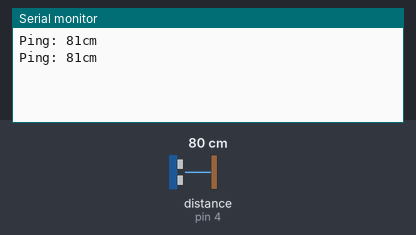
Recording of a sketch running on a simulated Arduino Uno, built with avr-gcc and run on an emulated ATmega328P. Parts: the last lines printed to the serial monitor. Inputs (shaded band) come from the test bench; at power-on: distance to the obstacle (sensor on pin 4) 80 cm. The echo pulse lasts 58.3 µs per cm.

Above: at 2.8 s.
2.9 s: distance to the obstacle (sensor on pin 4) set to 2 cm
At 3.8 s:
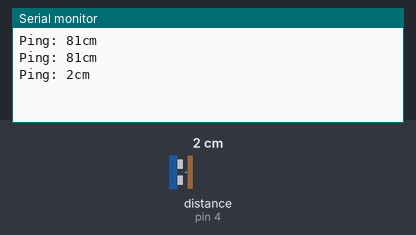
4.4 s: distance to the obstacle (sensor on pin 4) set to 4 cm
At 5.8 s:
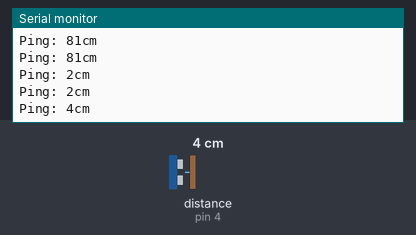
Timing chart, 0 to 7.4 s (numbered marks = the images above; inputs shaded):
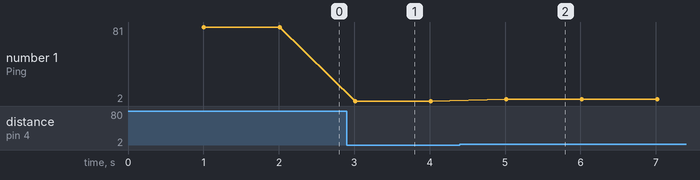

Measured:
- after the input at 2.9 s, the serial monitor: prints a new line after 0.11 s (image 1)
- after the input at 4.4 s, the serial monitor: prints a new line after 0.61 s (image 2)
- plotted number 1: 81 → 2 after the input at 2.9 s, 2 → 4 after the input at 4.4 s

The sketch:

sketch_feb06a.ino
```cpp
#include <NewPing.h>
#define TRIGGER_PIN  5  // Arduino pin tied to trigger pin on the ultrasonic sensor.
#define ECHO_PIN     4  // Arduino pin tied to echo pin on the ultrasonic sensor.
#define MAX_DISTANCE 200 // Maximum distance we want to ping for (in centimeters). Maximum sensor distance is rated at 400-500cm.

NewPing sonar(TRIGGER_PIN, ECHO_PIN, MAX_DISTANCE); // NewPing setup of pins and maximum distance.

void setup() {
  Serial.begin(9600); // Open serial monitor at 115200 baud to see ping results.
}

void loop() {
  delay(1000);                      // Wait 50ms between pings (about 20 pings/sec). 29ms should be the shortest delay between pings.
  unsigned int uS = sonar.ping(); // Send ping, get ping time in microseconds (uS).
  Serial.print("Ping: ");
  Serial.print(sonar.convert_cm(uS)); // Convert ping time to distance and print result (0 = outside set distance range, no ping echo)
  Serial.println("cm");
}
```
